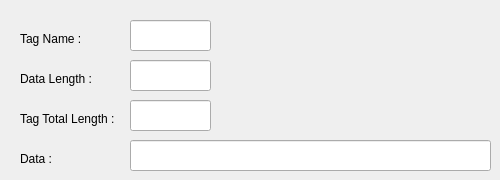
    <widget class="QWidget" name="tab_6">
     <attribute name="title">
      <string>SHSH</string>
     </attribute>
     <widget class="QLabel" name="lblImg3TotalLengthSHSH">
      <property name="geometry">
       <rect>
        <x>20</x>
        <y>110</y>
        <width>111</width>
        <height>17</height>
       </rect>
      </property>
      <property name="text">
       <string>Tag Total Length :</string>
      </property>
     </widget>
     <widget class="QLineEdit" name="txtImg3DataLengthSHSH">
      <property name="geometry">
       <rect>
        <x>130</x>
        <y>60</y>
        <width>81</width>
        <height>31</height>
       </rect>
      </property>
      <property name="readOnly">
       <bool>true</bool>
      </property>
     </widget>
     <widget class="QLineEdit" name="txtImg3TagSHSH">
      <property name="geometry">
       <rect>
        <x>130</x>
        <y>20</y>
        <width>81</width>
        <height>31</height>
       </rect>
      </property>
      <property name="readOnly">
       <bool>true</bool>
      </property>
     </widget>
     <widget class="QLabel" name="lblImg3DataLengthSHSH">
      <property name="geometry">
       <rect>
        <x>20</x>
        <y>70</y>
        <width>91</width>
        <height>17</height>
       </rect>
      </property>
      <property name="text">
       <string>Data Length :</string>
      </property>
     </widget>
     <widget class="QLineEdit" name="txtImg3DataSHSH">
      <property name="geometry">
       <rect>
        <x>130</x>
        <y>140</y>
        <width>361</width>
        <height>31</height>
       </rect>
      </property>
      <property name="readOnly">
       <bool>true</bool>
      </property>
     </widget>
     <widget class="QLabel" name="lblImg3TagSHSH">
      <property name="geometry">
       <rect>
        <x>20</x>
        <y>30</y>
        <width>71</width>
        <height>17</height>
       </rect>
      </property>
      <property name="text">
       <string>Tag Name :</string>
      </property>
     </widget>
     <widget class="QLabel" name="lblImg3DataSHSH">
      <property name="geometry">
       <rect>
        <x>20</x>
        <y>150</y>
        <width>41</width>
        <height>17</height>
       </rect>
      </property>
      <property name="text">
       <string>Data :</string>
      </property>
     </widget>
     <widget class="QLineEdit" name="txtImg3TotalLengthSHSH">
      <property name="geometry">
       <rect>
        <x>130</x>
        <y>100</y>
        <width>81</width>
        <height>31</height>
       </rect>
      </property>
      <property name="readOnly">
       <bool>true</bool>
      </property>
     </widget>
    </widget>
